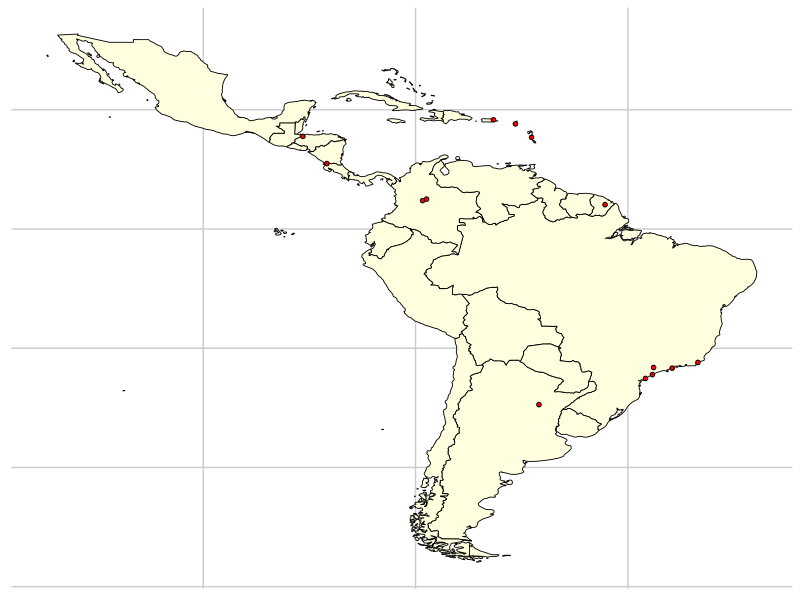

This figure's R source:

# clear the environment ---------------------------------------------------

rm(list=ls(all=TRUE))


# load packages -----------------------------------------------------------

# to draw maps
library(ggplot2)

# load file ---------------------------------------------------------------

sites <- readxl::read_excel("BWG Map/site coordinates.xlsx")


# draw map ----------------------------------------------------------------

# draw map borders
map_borders <- borders("world", regions = c("Brazil", "Uruguay", "Argentina", "French Guiana", "Suriname", "Colombia", "Venezuela",
                                     "Bolivia", "Ecuador", "Chile", "Paraguay", "Peru", "Guyana", "Panama", "Costa Rica", 
                                     "Nicaragua", "Honduras", "El Salvador", "Belize", "Guatemala", "Mexico", "Trinidad and Tobago",
                                     "Caribe", "Puerto Rico", "Dominican Republic", "Haiti", "Jamaica", "Cuba", "Bahamas", "Antiles",
                                     "Dominica", "Saba", "Trinidad", "Guadeloupe", "Martinique", "Saint Martin", "Saint Barthélemy"), 
                fill = "lightyellow", colour = "black", size = 0.3)

# but it into ggplot
bwg_map <- ggplot() + 
  map_borders + 
  theme_bw() + 
  xlab("Longitude") + 
  ylab("Latitude") + 
  theme(panel.border = element_blank(), 
        panel.background = element_rect(colour = "NA", fill = "NA"),
        panel.grid.major = element_line(colour = "grey80"), 
        panel.grid.minor = element_blank(),
        axis.title = element_text(size = 9, colour = "black"),
        axis.text = element_text(size = 8, colour = "black"))

# add site coordinates

bwg_map <- bwg_map + 
  geom_point(mapping = aes(x = longitude, y = latitude), data = sites, 
             shape = 20, colour = "black", size = 2) + 
  geom_point(mapping = aes(x = longitude, y = latitude), data = sites, 
             colour = "red", shape = 20, size = 1) +
  theme(axis.ticks = element_blank(),
        axis.text  = element_blank()) +
  scale_x_continuous(name = NULL) +
  scale_y_continuous(name = NULL) +
  coord_cartesian()

# save map ----------------------------------------------------------------

bwg_map

# ggsave(filename = "BWG Map/bwg_map.jpeg", plot = bwg_map,
       # width = 250, height = 300, units = "mm", dpi = 300)
